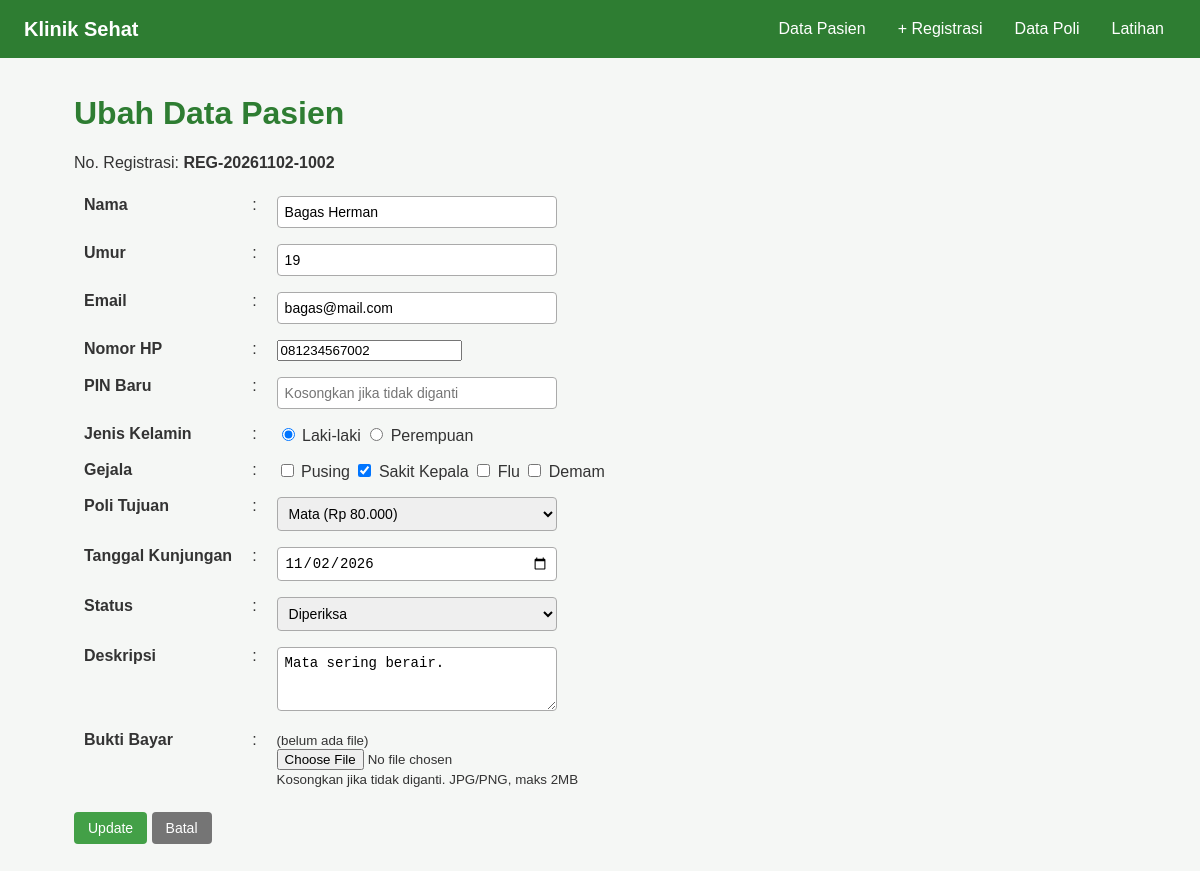
The app's page /ubah.php?id=2 with its own data.
### tables this page shows
CREATE TABLE pasien (
    id                INT AUTO_INCREMENT PRIMARY KEY,
    no_registrasi     VARCHAR(20)  NOT NULL UNIQUE,
    nama              VARCHAR(50)  NOT NULL,
    umur              INT          NOT NULL,
    email             VARCHAR(50)  NOT NULL,
    no_hp             VARCHAR(13)  NOT NULL,           
    pin               VARCHAR(255) NOT NULL,           
    jenis_kelamin     ENUM('L','P') NOT NULL,          
    gejala            VARCHAR(255) NOT NULL,           
    poli_id           INT          NOT NULL,           
    deskripsi         TEXT,
    bukti_bayar       VARCHAR(255),                    
    status            ENUM('Menunggu','Diperiksa','Selesai') NOT NULL DEFAULT 'Menunggu',
    tanggal_kunjungan DATE         NOT NULL,
    created_at        TIMESTAMP    DEFAULT CURRENT_TIMESTAMP,

     
    CONSTRAINT fk_pasien_poli FOREIGN KEY (poli_id) REFERENCES poli(id)
        ON UPDATE CASCADE ON DELETE RESTRICT
);

CREATE TABLE poli (
    id        INT AUTO_INCREMENT PRIMARY KEY,
    nama_poli VARCHAR(50) NOT NULL UNIQUE,
    tarif     INT NOT NULL DEFAULT 0
);

### fungsi.php (called while the page is built, shortened)
<?php
$daftar_gejala = ["Pusing", "Sakit Kepala", "Flu", "Demam"];
$daftar_status = ["Menunggu", "Diperiksa", "Selesai"];
?>

### ubah.php (the view, shortened to what this page needs)
<?php
include "koneksi.php";
include "fungsi.php";
$id = isset($_GET["id"]) ? (int) $_GET["id"] : 0;
$sql    = "SELECT * FROM pasien WHERE id = $id";
$result = $conn->query($sql);
$data_lama = $result->fetch_assoc();
$daftar_poli    = [];
$res_poli = $conn->query("SELECT * FROM poli ORDER BY nama_poli");
while ($row = $res_poli->fetch_assoc()) {
    $daftar_poli[]    = $row;
}
$nama              = $data_lama["nama"];
$umur              = $data_lama["umur"];
$email             = $data_lama["email"];
$no_hp             = $data_lama["no_hp"];
$jk                = $data_lama["jenis_kelamin"];
$gejala            = explode(",", $data_lama["gejala"]);
$poli_id           = $data_lama["poli_id"];
$deskripsi         = $data_lama["deskripsi"];
$tanggal_kunjungan = $data_lama["tanggal_kunjungan"];
$status            = $data_lama["status"];
?>
<!DOCTYPE html>
<html lang="id">
<head>
    <link rel="stylesheet" href="style.css">
</head>
<body>
    <nav class="navbar">
        <span class="logo">Klinik Sehat</span>
        <a href="index.php">Data Pasien</a>
        <a href="tambah.php">+ Registrasi</a>
        <a href="poli.php">Data Poli</a>
        <a href="latihan.php">Latihan</a>
    </nav>
    <div class="container">
        <h1>Ubah Data Pasien</h1>
        <p>No. Registrasi: <b><?php echo $data_lama["no_registrasi"]; ?></b></p>
        <form action="<?php echo htmlspecialchars($_SERVER["PHP_SELF"] . "?id=" . $id); ?>" method="post" enctype="multipart/form-data">
            <table class="form-table">
                <tr>
                    <td>Nama</td>
                    <td>:</td>
                    <td><input type="text" name="nama" value="<?php echo htmlspecialchars($nama); ?>"
                               required minlength="3" maxlength="50" pattern="[a-zA-Z\s]+"></td>
                </tr>
                <tr>
                    <td>Umur</td>
                    <td>:</td>
                    <td><input type="number" name="umur" value="<?php echo htmlspecialchars($umur); ?>"
                               required min="0" max="120" class="input-pendek"></td>
                </tr>
                <tr>
                    <td>Email</td>
                    <td>:</td>
                    <td><input type="email" name="email" value="<?php echo htmlspecialchars($email); ?>"
                               required maxlength="50"></td>
                </tr>
                <tr>
                    <td>Nomor HP</td>
                    <td>:</td>
                    <td><input type="tel" name="no_hp" value="<?php echo htmlspecialchars($no_hp); ?>"
                               required pattern="[0-9]{10,13}" title="10-13 digit angka"></td>
                </tr>
                <tr>
                    <td>PIN Baru</td>
                    <td>:</td>
                    <td><input type="password" name="pin" pattern="[0-9]{4,6}" placeholder="Kosongkan jika tidak diganti"></td>
                </tr>
                <tr>
                    <td>Jenis Kelamin</td>
                    <td>:</td>
                    <td>
                        <label><input type="radio" name="jk" value="L" required
                            <?php echo ($jk == "L") ? "checked" : ""; ?>> Laki-laki</label>
                        <label><input type="radio" name="jk" value="P"
                            <?php echo ($jk == "P") ? "checked" : ""; ?>> Perempuan</label>
                    </td>
                </tr>
                <tr>
                    <td>Gejala</td>
                    <td>:</td>
                    <td>
                        <?php
                        foreach ($daftar_gejala as $g) {
                            $checked = in_array($g, $gejala) ? "checked" : "";
                            echo "<label><input type='checkbox' name='gejala[]' value='$g' $checked> $g</label> ";
                        }
                        ?>
                    </td>
                </tr>
                <tr>
                    <td>Poli Tujuan</td>
                    <td>:</td>
                    <td>
                        <select name="poli_id" required>
                            <?php foreach ($daftar_poli as $p) { ?>
                                <option value="<?php echo $p["id"]; ?>"
                                    <?php echo ($poli_id == $p["id"]) ? "selected" : ""; ?>>
                                    <?php echo htmlspecialchars($p["nama_poli"]) . " (" . formatRupiah($p["tarif"]) . ")"; ?>
                                </option>
                            <?php } ?>
                        </select>
                    </td>
                </tr>
                <tr>
                    <td>Tanggal Kunjungan</td>
                    <td>:</td>
                    <td><input type="date" name="tanggal_kunjungan" required
                               value="<?php echo htmlspecialchars($tanggal_kunjungan); ?>"></td>
                </tr>
                <tr>
                    <td>Status</td>
                    <td>:</td>
                    <td>
                        <select name="status">
                            <?php foreach ($daftar_status as $s) { ?>
                                <option value="<?php echo $s; ?>" <?php echo ($status == $s) ? "selected" : ""; ?>><?php echo $s; ?></option>
                            <?php } ?>
                        </select>
                    </td>
                </tr>
                <tr>
                    <td>Deskripsi</td>
                    <td>:</td>
                    <td><textarea name="deskripsi" rows="3" maxlength="500"><?php echo htmlspecialchars($deskripsi); ?></textarea></td>
                </tr>
                <tr>
                    <td>Bukti Bayar</td>
                    <td>:</td>
                    <td>
                        <?php if (!empty($data_lama["bukti_bayar"])) { ?>
                            <img src="uploads/<?php echo htmlspecialchars($data_lama["bukti_bayar"]); ?>" class="thumb" alt="Bukti bayar lama"><br>
                        <?php } else { ?>
                            <small>(belum ada file)</small><br>
                        <?php } ?>
                        <input type="file" name="bukti_bayar" accept=".jpg,.jpeg,.png">
                        <br><small>Kosongkan jika tidak diganti. JPG/PNG, maks 2MB</small>
                    </td>
                </tr>
            </table>
            <button type="submit">Update</button>
            <a href="index.php" class="btn btn-abu">Batal</a>
        </form>
    </div>
</body>
</html>

### style.css (style rules this page uses)
* { box-sizing: border-box; }
body { margin: 0; font-family: Arial, Helvetica, sans-serif; background-color: #F5F7F5; color: #333; }
h1, h2, h3 { color: #2E7D32; }
.navbar { display: flex; align-items: center; gap: 8px; padding: 12px 24px; background-color: #2E7D32; }
.navbar .logo { color: white; font-weight: bold; font-size: 20px; margin-right: auto; }
.navbar a { color: white; text-decoration: none; padding: 8px 12px; border-radius: 4px; }
.container { max-width: 1100px; margin: 0 auto; padding: 16px 24px 40px; }
table { width: 100%; border-collapse: collapse; background: white; margin-bottom: 16px; }
th, td { border: 1px solid #81C784; padding: 8px 10px; text-align: left; vertical-align: top; }
tr:nth-child(even) { background-color: #EEE; }
.form-table, .form-table td { border: none; background: transparent; width: auto; }
.form-table tr:hover, .form-table tr:nth-child(even) { background: transparent; }
.form-table td:first-child { font-weight: bold; white-space: nowrap; }
input[type="text"], input[type="email"], input[type="password"], input[type="number"], input[type="date"], select, textarea { padding: 7px; border: 1px solid #aaa; border-radius: 4px; font-size: 14px; width: 280px; max-width: 100%; }
.input-pendek { width: 100px; }
button, .btn { display: inline-block; padding: 8px 14px; border: none; border-radius: 4px; background-color: #43A047; color: white; font-size: 14px; text-decoration: none; cursor: pointer; }
.btn-abu { background-color: #757575; }

### records on screen
pasien: no_registrasi "REG-20261102-1002", nama "Bagas Herman", umur "19", email "bagas@mail.com", no_hp "081234567002", jenis_kelamin "☑ Laki-laki", jenis_kelamin "☐ Perempuan", poli_id "Mata (Rp 80.000)", tanggal_kunjungan "11/02/2026", status "Diperiksa", deskripsi "Mata sering berair."

### other values on screen
$g "Pusing"
$g "Sakit Kepala"
$g "Flu"
$g "Demam"
